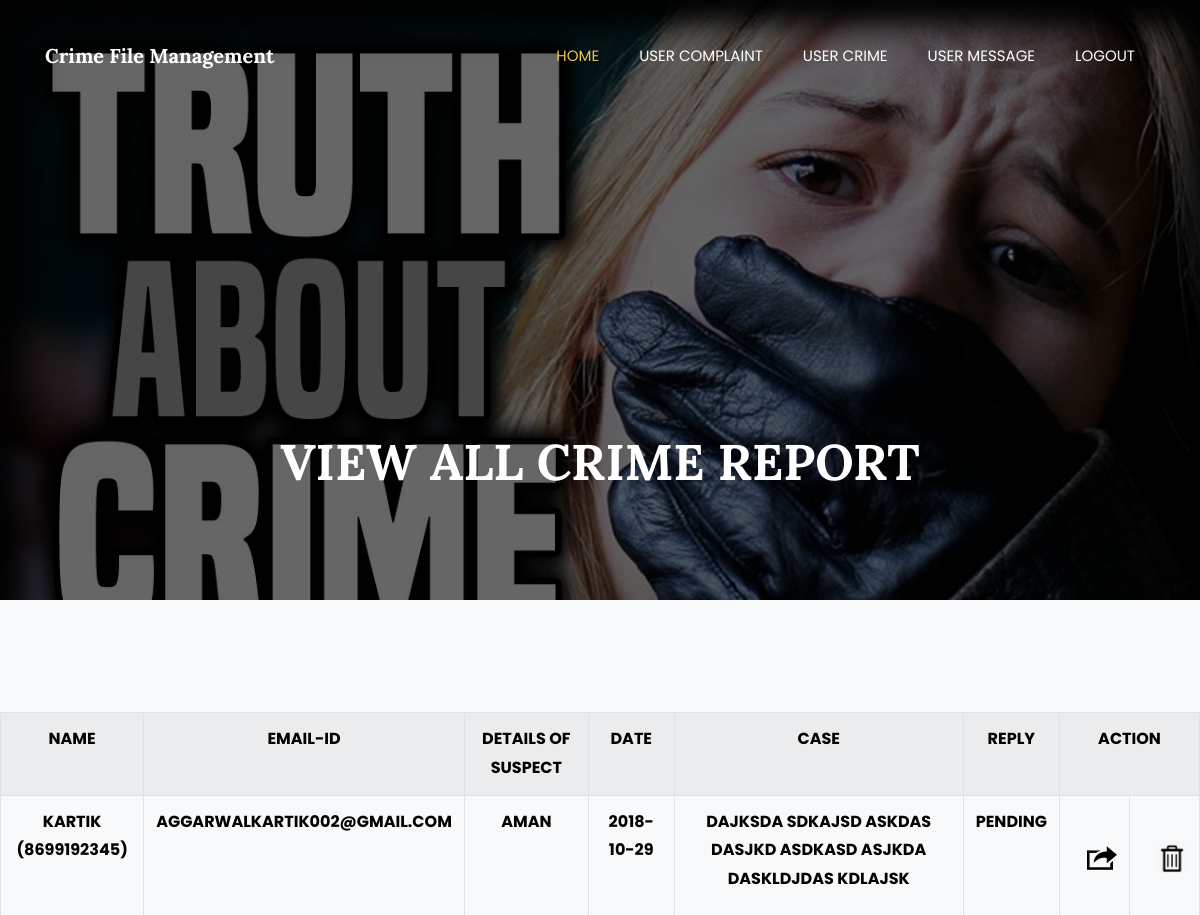
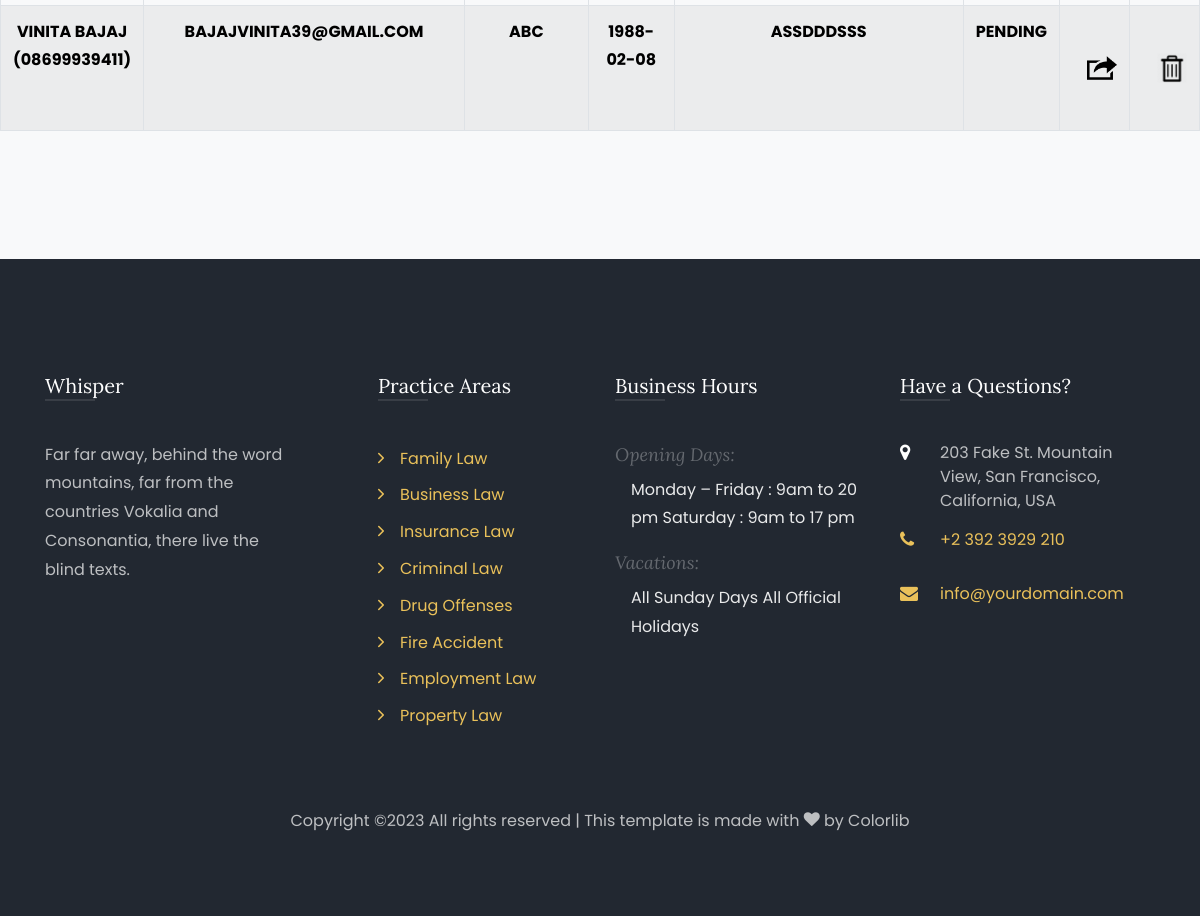
/user_crime/ (signed in), run on the app's committed database (2 pictures, top to bottom).
### crime/models.py (models this page shows, shortened)
class Addcrime(models.Model):
	p_id = models.AutoField(primary_key=True)
	name=models.CharField(max_length=100)
	email=models.CharField(max_length=100)
	no=models.CharField(max_length=100)
	suspect=models.CharField(max_length=100)
	date=models.CharField(max_length=100)
	case1=models.TextField(max_length=500)
	rpy=models.TextField(max_length=500)

### crime/views.py (the view)
# urls.py: path('user_crime/',views.user_crime),
def user_crime(request):
	if request.session.has_key('admin'):
		email = request.session['admin']
		data=Addcrime.objects.all()
		return render(request,"template/user_crime.html", {"alldata" : data})
	else:
		return redirect('/login/')

### crime/template/user_crime.html (shortened to what this page needs)
{% load static %}
{% include 'template/adminmenu.html' %}
    <section class="hero-wrap hero-wrap-2"
    style="background-image: url({% static 'my/12.jpg' %});" data-stellar-background-ratio="0.5">
      <div class="overlay"></div>
      <div class="container">
        <div class="row no-gutters slider-text align-items-end justify-content-center">
          <div class="col-md-9 ftco-animate pb-5 text-center">
            <h1 class="mb-3 bread">VIEW ALL CRIME REPORT</h1>
            <p class="breadcrumbs"><span class="mr-2">
          </div>
        </div>
      </div>
    </section>
   <section class="ftco-section bg-light">
      <div class="container-fluid">
        <div class="row">
          <table class="table table-striped table-bordered">
            <tr>
                <th>Name</th>
                <th>email-id</th>
                <th>DETAILS OF SUSPECT</th>
                <th>date</th>
                <th>Case</th>
                <th>Reply</th>
                <th colspan="2">Action</th>
              </tr>
              {% for single in alldata %}
                <tr>
                    <th>{{single.name}}<br/>({{single.no}})</th>
                    <th>{{single.email}}</th>
                    <th>{{single.suspect}}</th>
                    <th>{{single.date}}</th>
                    <th>{{single.case1}}</th>
                    <th>{{single.rpy}}</th>
                    <th><a href=" {% url 'crime_rpy' pk=single.p_id %}" style="    line-height: 100px;
    text-align: center;
    margin-left: 15px;"><img src="{% static 'my/rpy.png' %}" height="30" width="30"></a> </th><th><a href=" {% url 'delete_crime' pk=single.p_id %}" style="    line-height: 100px;
    text-align: center;
    margin-left: 15px;"><img src="{% static 'my/del.png' %}" height="30" width="30"></a> </th>
                  </tr>
          {% endfor %}
        </table>
        </div>
      </div>
    </section>
    {% include 'template/adminfooter.html' %}

### crime/template/user_crime.html (style rules this page uses)
th { text-align: center; color: black; text-transform: uppercase; }

### data on the page
Addcrime: name "KARTIK", no "8699192345", email "AGGARWALKARTIK002@GMAIL.COM", suspect "AMAN", date "2018-10-29", case1 "DAJKSDA SDKAJSD ASKDAS DASJKD ASDKASD ASJKDA DASKLDJDAS KDLAJSK", rpy "PENDING"
Addcrime: name "VINITA BAJAJ", no "08699939411", email "BAJAJVINITA39@GMAIL.COM", suspect "ABC", date "1988-02-08", case1 "ASSDDDSSS", rpy "PENDING"
